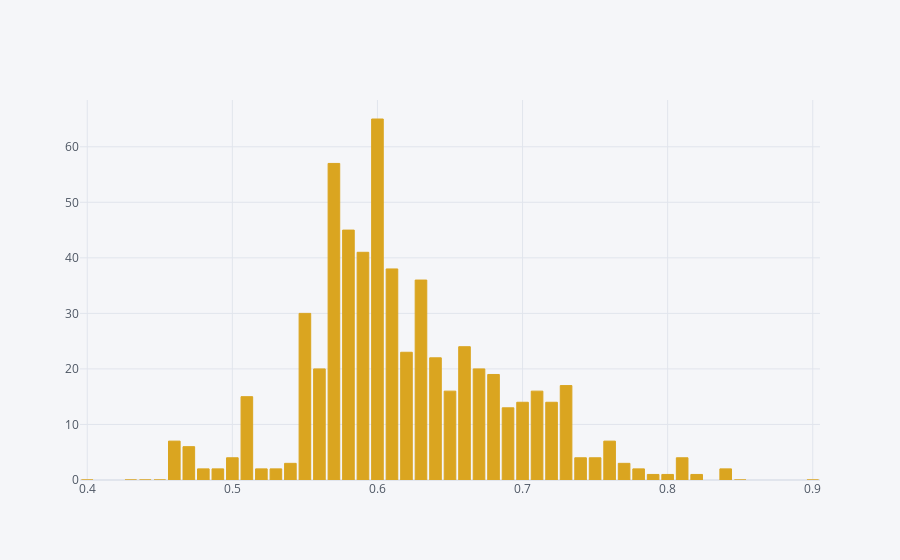

Write notebook code for a chart like this one.
### Code cell
bar_mass_index('position_group=="defensive"', 'pff_sack', 'goldenrod')

### Figure 1 — Plotly figure (JSON) as saved in the notebook; plotly's stock layout.template omitted (floating-point values rounded to 4 significant figures)
{"data": [{"marker": {"color": "rgba(218, 165, 32, 1)", "line": {"color": "rgba(218, 165, 32, 1.0)", "width": 1}}, "name": "pff_sack", "orientation": "v", "text": "", "type": "bar", "x": [0.4, 0.43, 0.44, 0.45, 0.46, 0.47, 0.48, 0.49, 0.5, 0.51, 0.52, 0.53, 0.54, 0.55, 0.56, 0.57, 0.58, 0.59, 0.6, 0.61, 0.62, 0.63, 0.64, 0.65, 0.66, 0.67, 0.68, 0.69, 0.7, 0.71, 0.72, 0.73, 0.74, 0.75, 0.76, 0.77, 0.78, 0.79, 0.8, 0.81, 0.82, 0.84, 0.85, 0.9], "y": [0, 0, 0, 0, 7, 6, 2, 2, 4, 15, 2, 2, 3, 30, 20, 57, 45, 41, 65, 38, 23, 36, 22, 16, 24, 20, 19, 13, 14, 16, 14, 17, 4, 4, 7, 3, 2, 1, 1, 4, 1, 2, 0, 0]}], "layout": {"autosize": true, "legend": {"bgcolor": "#F5F6F9", "font": {"color": "#4D5663"}}, "paper_bgcolor": "#F5F6F9", "plot_bgcolor": "#F5F6F9", "title": {"font": {"color": "#4D5663"}}, "xaxis": {"autorange": true, "gridcolor": "#E1E5ED", "range": [0.395, 0.905], "showgrid": true, "tickfont": {"color": "#4D5663"}, "title": {"font": {"color": "#4D5663"}, "text": ""}, "type": "linear", "zerolinecolor": "#E1E5ED"}, "yaxis": {"autorange": true, "gridcolor": "#E1E5ED", "range": [0, 68.42], "showgrid": true, "tickfont": {"color": "#4D5663"}, "title": {"font": {"color": "#4D5663"}, "text": ""}, "type": "linear", "zerolinecolor": "#E1E5ED"}}}
